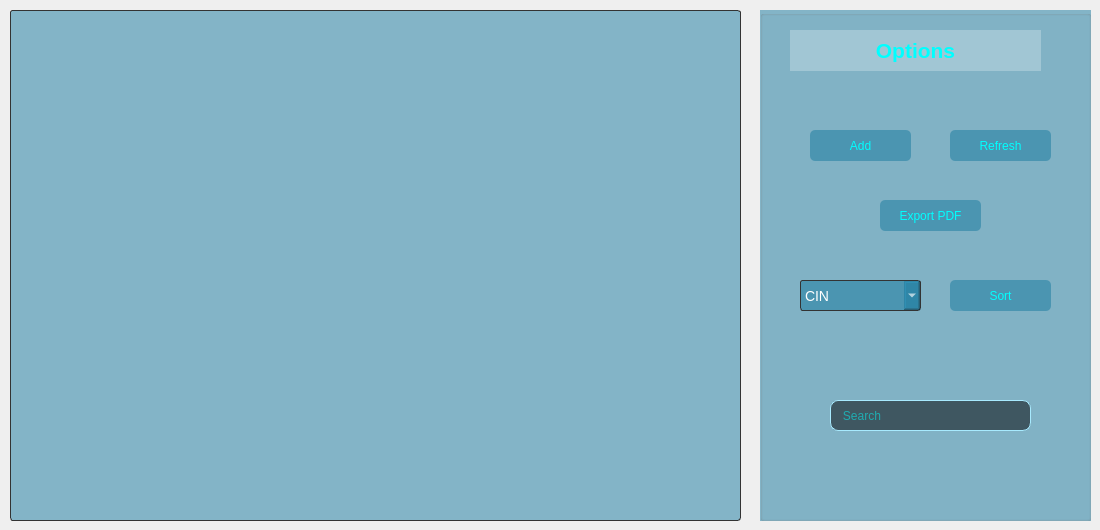
        <widget class="QWidget" name="page3">
         <widget class="QTableView" name="tableView">
          <property name="geometry">
           <rect>
            <x>10</x>
            <y>10</y>
            <width>731</width>
            <height>511</height>
           </rect>
          </property>
          <property name="styleSheet">
           <string notr="true">QTableView{
border-style: solid;
background-color:rgba(18, 118, 158,125);
color: rgb(0, 255, 255);
border-width: 2px;
border-radius: 10px;
font: 16px;
border: 1px solid #333333;
border-radius: 3px;
padding: 1px 23px 1px 3px;
background-color:rgba(18, 118, 158,125);
color: rgb(0, 255, 255);
font: 75 7pt &quot;MS Shell Dlg 2&quot;;
selection-background-color: rgba(255, 255, 255, 0.1%);
}
QHeaderView{
color: rgb(7, 161, 183);
background-color: rgba(255, 255, 255, 0.1%);
}
QHeaderView:section{
color: rgb(121, 230, 230);
background-color: rgba(255, 255, 255, 0.1%);
}
QScrollBar{
color: rgb(7, 161, 183);
background-color: rgba(255, 255, 255, 0.1%);
}
QTableCornerButton::section{
color: rgb(7, 161, 183);
background-color: rgba(255, 255, 255, 0.1%);
}</string>
          </property>
         </widget>
         <widget class="QGroupBox" name="groupBox_2">
          <property name="geometry">
           <rect>
            <x>760</x>
            <y>10</y>
            <width>331</width>
            <height>511</height>
           </rect>
          </property>
          <property name="styleSheet">
           <string notr="true">border-color: rgb(168, 234, 254);
background-color:rgba(18, 118, 158,125);</string>
          </property>
          <property name="title">
           <string/>
          </property>
          <widget class="QLabel" name="label_62">
           <property name="geometry">
            <rect>
             <x>30</x>
             <y>20</y>
             <width>251</width>
             <height>41</height>
            </rect>
           </property>
           <property name="styleSheet">
            <string notr="true">background-color: rgba(255, 255, 255, 0.1%);
font: &quot;Eras Bold ITC&quot;;</string>
           </property>
           <property name="text">
            <string>&lt;html&gt;&lt;head/&gt;&lt;body&gt;&lt;p align=&quot;center&quot;&gt;&lt;span style=&quot; font-size:16pt; font-weight:600; color:#00ffff;&quot;&gt;Options&lt;/span&gt;&lt;/p&gt;&lt;/body&gt;&lt;/html&gt;</string>
           </property>
          </widget>
          <widget class="QPushButton" name="sort_main">
           <property name="geometry">
            <rect>
             <x>190</x>
             <y>270</y>
             <width>101</width>
             <height>31</height>
            </rect>
           </property>
           <property name="cursor">
            <cursorShape>PointingHandCursor</cursorShape>
           </property>
           <property name="styleSheet">
            <string notr="true">QPushButton{
color: rgb(255, 255, 255);
background-color:rgba(18, 118, 158,125);
color: rgb(0, 255, 255);
font: 75 7pt &quot;MS Shell Dlg 2&quot;;
border-width: 2px;
border-radius: 5px;
font: 16px &quot;Eras Bold ITC&quot;;
}
QPushButton:hover{
border-style: solid;
color: rgb(255, 255, 255);
background-color:rgba(18, 118, 158,125);
color: rgb(0, 255, 255);
font: 75 7pt &quot;MS Shell Dlg 2&quot;;
border-width: 2px;
border-radius: 5px;
font: 16px &quot;Eras Bold ITC&quot;;
}
QPushButton:pressed{
border-style: solid;
color: rgb(255, 255, 255);
font: 16px &quot;Eras Bold ITC&quot;;
border: 1px solid #333333;
border-width: 2px;
border-radius: 5px;
background-color: rgb(19, 67, 85);
}</string>
           </property>
           <property name="text">
            <string>Sort</string>
           </property>
          </widget>
          <widget class="QPushButton" name="Export_main">
           <property name="geometry">
            <rect>
             <x>120</x>
             <y>190</y>
             <width>101</width>
             <height>31</height>
            </rect>
           </property>
           <property name="cursor">
            <cursorShape>PointingHandCursor</cursorShape>
           </property>
           <property name="styleSheet">
            <string notr="true">QPushButton{
color: rgb(255, 255, 255);
background-color:rgba(18, 118, 158,125);
color: rgb(0, 255, 255);
font: 75 7pt &quot;MS Shell Dlg 2&quot;;
border-width: 2px;
border-radius: 5px;
font: 16px &quot;Eras Bold ITC&quot;;
}
QPushButton:hover{
border-style: solid;
color: rgb(255, 255, 255);
background-color:rgba(18, 118, 158,125);
color: rgb(0, 255, 255);
font: 75 7pt &quot;MS Shell Dlg 2&quot;;
border-width: 2px;
border-radius: 5px;
font: 16px &quot;Eras Bold ITC&quot;;
}
QPushButton:pressed{
border-style: solid;
color: rgb(255, 255, 255);
font: 16px &quot;Eras Bold ITC&quot;;
border: 1px solid #333333;
border-width: 2px;
border-radius: 5px;
background-color: rgb(19, 67, 85);
}</string>
           </property>
           <property name="text">
            <string>Export PDF</string>
           </property>
          </widget>
          <widget class="QComboBox" name="sort_option_main">
           <property name="geometry">
            <rect>
             <x>40</x>
             <y>270</y>
             <width>121</width>
             <height>31</height>
            </rect>
           </property>
           <property name="cursor">
            <cursorShape>PointingHandCursor</cursorShape>
           </property>
           <property name="styleSheet">
            <string notr="true">QComboBox{
border-style: solid;
border-width: 2px;
border-radius: 10px;
font: 14px ;
border: 1px solid #333333;
border-radius: 3px;
color: rgb(255, 255, 255);
}
QComboBox:pressed{
color: rgb(0, 255, 255);
}
QComboBox:item:selected{
color: rgb(0, 0, 0);
}
QComboBox:items{
    color: rgb(110,209,255);
}
QListView{
    color: rgb(110,209,255);
}
QComboBox QAbstractItemView
{
selection-background-color: rgb(170, 255, 255);
border-radius: 0px;
color: rgb(0, 0, 0);
font: 14pt;
}</string>
           </property>
           <item>
            <property name="text">
             <string>CIN</string>
            </property>
           </item>
           <item>
            <property name="text">
             <string>Nom</string>
            </property>
           </item>
           <item>
            <property name="text">
             <string>Prenom</string>
            </property>
           </item>
           <item>
            <property name="text">
             <string>Date de naissance</string>
            </property>
           </item>
           <item>
            <property name="text">
             <string>Poste</string>
            </property>
           </item>
           <item>
            <property name="text">
             <string>Departement</string>
            </property>
           </item>
           <item>
            <property name="text">
             <string>Salaire</string>
            </property>
           </item>
          </widget>
          <widget class="QPushButton" name="refresh_main">
           <property name="geometry">
            <rect>
             <x>190</x>
             <y>120</y>
             <width>101</width>
             <height>31</height>
            </rect>
           </property>
           <property name="cursor">
            <cursorShape>PointingHandCursor</cursorShape>
           </property>
           <property name="styleSheet">
            <string notr="true">QPushButton{
color: rgb(255, 255, 255);
background-color:rgba(18, 118, 158,125);
color: rgb(0, 255, 255);
font: 75 7pt &quot;MS Shell Dlg 2&quot;;
border-width: 2px;
border-radius: 5px;
font: 16px &quot;Eras Bold ITC&quot;;
}
QPushButton:hover{
border-style: solid;
color: rgb(255, 255, 255);
background-color:rgba(18, 118, 158,125);
color: rgb(0, 255, 255);
font: 75 7pt &quot;MS Shell Dlg 2&quot;;
border-width: 2px;
border-radius: 5px;
font: 16px &quot;Eras Bold ITC&quot;;
}
QPushButton:pressed{
border-style: solid;
color: rgb(255, 255, 255);
font: 16px &quot;Eras Bold ITC&quot;;
border: 1px solid #333333;
border-width: 2px;
border-radius: 5px;
background-color: rgb(19, 67, 85);
}</string>
           </property>
           <property name="text">
            <string>Refresh</string>
           </property>
          </widget>
          <widget class="QPushButton" name="add_main">
           <property name="geometry">
            <rect>
             <x>50</x>
             <y>120</y>
             <width>101</width>
             <height>31</height>
            </rect>
           </property>
           <property name="cursor">
            <cursorShape>PointingHandCursor</cursorShape>
           </property>
           <property name="styleSheet">
            <string notr="true">QPushButton{
color: rgb(255, 255, 255);
background-color:rgba(18, 118, 158,125);
color: rgb(0, 255, 255);
font: 75 7pt &quot;MS Shell Dlg 2&quot;;
border-width: 2px;
border-radius: 5px;
font: 16px &quot;Eras Bold ITC&quot;;
}
QPushButton:hover{
border-style: solid;
color: rgb(255, 255, 255);
background-color:rgba(18, 118, 158,125);
color: rgb(0, 255, 255);
font: 75 7pt &quot;MS Shell Dlg 2&quot;;
border-width: 2px;
border-radius: 5px;
font: 16px &quot;Eras Bold ITC&quot;;
}
QPushButton:pressed{
border-style: solid;
color: rgb(255, 255, 255);
font: 16px &quot;Eras Bold ITC&quot;;
border: 1px solid #333333;
border-width: 2px;
border-radius: 5px;
background-color: rgb(19, 67, 85);
}</string>
           </property>
           <property name="text">
            <string>Add</string>
           </property>
          </widget>
          <widget class="QLineEdit" name="search_for_main">
           <property name="geometry">
            <rect>
             <x>70</x>
             <y>390</y>
             <width>201</width>
             <height>31</height>
            </rect>
           </property>
           <property name="cursor">
            <cursorShape>IBeamCursor</cursorShape>
           </property>
           <property name="styleSheet">
            <string notr="true">QLineEdit{
border-style: solid;
color: rgb(255, 255, 255);
background-color: rgba(0, 0, 0, 0.2%);
color: rgb(0, 255, 255);
border-width: 1px;
border-radius: 8px;
font: 16px &quot;Eras Bold ITC&quot;;
}</string>
           </property>
           <property name="placeholderText">
            <string>   Search</string>
           </property>
          </widget>
         </widget>
        </widget>
